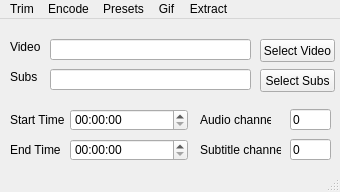
<?xml version="1.0" encoding="UTF-8"?>
<ui version="4.0">
 <class>MainWindow</class>
 <widget class="QMainWindow" name="MainWindow">
  <property name="geometry">
   <rect>
    <x>0</x>
    <y>0</y>
    <width>340</width>
    <height>192</height>
   </rect>
  </property>
  <property name="windowTitle">
   <string>MainWindow</string>
  </property>
  <widget class="QWidget" name="centralwidget">
   <widget class="QTimeEdit" name="start_time">
    <property name="geometry">
     <rect>
      <x>70</x>
      <y>90</y>
      <width>118</width>
      <height>22</height>
     </rect>
    </property>
    <property name="dateTime">
     <datetime>
      <hour>0</hour>
      <minute>0</minute>
      <second>0</second>
      <year>2000</year>
      <month>1</month>
      <day>1</day>
     </datetime>
    </property>
    <property name="displayFormat">
     <string>HH:mm:ss</string>
    </property>
    <property name="calendarPopup">
     <bool>false</bool>
    </property>
   </widget>
   <widget class="QLabel" name="lbl_start_time">
    <property name="geometry">
     <rect>
      <x>10</x>
      <y>90</y>
      <width>81</width>
      <height>21</height>
     </rect>
    </property>
    <property name="text">
     <string>Start Time</string>
    </property>
   </widget>
   <widget class="QLabel" name="lbl_end_time">
    <property name="geometry">
     <rect>
      <x>10</x>
      <y>120</y>
      <width>81</width>
      <height>21</height>
     </rect>
    </property>
    <property name="text">
     <string>End Time</string>
    </property>
   </widget>
   <widget class="QPushButton" name="btn_video_select">
    <property name="geometry">
     <rect>
      <x>260</x>
      <y>20</y>
      <width>75</width>
      <height>23</height>
     </rect>
    </property>
    <property name="text">
     <string>Select Video</string>
    </property>
   </widget>
   <widget class="QLineEdit" name="txt_video_location">
    <property name="geometry">
     <rect>
      <x>50</x>
      <y>20</y>
      <width>201</width>
      <height>21</height>
     </rect>
    </property>
   </widget>
   <widget class="QTimeEdit" name="end_time">
    <property name="geometry">
     <rect>
      <x>70</x>
      <y>120</y>
      <width>118</width>
      <height>22</height>
     </rect>
    </property>
    <property name="displayFormat">
     <string>HH:mm:ss</string>
    </property>
   </widget>
   <widget class="QLineEdit" name="txt_subs_location">
    <property name="geometry">
     <rect>
      <x>50</x>
      <y>50</y>
      <width>201</width>
      <height>21</height>
     </rect>
    </property>
   </widget>
   <widget class="QPushButton" name="btn_subs_select">
    <property name="geometry">
     <rect>
      <x>260</x>
      <y>50</y>
      <width>75</width>
      <height>23</height>
     </rect>
    </property>
    <property name="text">
     <string>Select Subs</string>
    </property>
   </widget>
   <widget class="QLabel" name="label">
    <property name="geometry">
     <rect>
      <x>10</x>
      <y>20</y>
      <width>31</width>
      <height>16</height>
     </rect>
    </property>
    <property name="text">
     <string>Video</string>
    </property>
   </widget>
   <widget class="QLabel" name="label_4">
    <property name="geometry">
     <rect>
      <x>10</x>
      <y>50</y>
      <width>31</width>
      <height>16</height>
     </rect>
    </property>
    <property name="text">
     <string>Subs</string>
    </property>
   </widget>
   <widget class="QLabel" name="lbl_end_time_2">
    <property name="geometry">
     <rect>
      <x>200</x>
      <y>120</y>
      <width>81</width>
      <height>21</height>
     </rect>
    </property>
    <property name="text">
     <string>Subtitle channel</string>
    </property>
   </widget>
   <widget class="QLabel" name="lbl_start_time_2">
    <property name="geometry">
     <rect>
      <x>200</x>
      <y>90</y>
      <width>71</width>
      <height>21</height>
     </rect>
    </property>
    <property name="text">
     <string>Audio channel</string>
    </property>
   </widget>
   <widget class="QLineEdit" name="txt_audio_channel">
    <property name="geometry">
     <rect>
      <x>290</x>
      <y>90</y>
      <width>41</width>
      <height>21</height>
     </rect>
    </property>
    <property name="text">
     <string>0</string>
    </property>
   </widget>
   <widget class="QLineEdit" name="txt_subs_channel">
    <property name="geometry">
     <rect>
      <x>290</x>
      <y>120</y>
      <width>41</width>
      <height>21</height>
     </rect>
    </property>
    <property name="text">
     <string>0</string>
    </property>
   </widget>
  </widget>
  <widget class="QMenuBar" name="menubar">
   <property name="geometry">
    <rect>
     <x>0</x>
     <y>0</y>
     <width>340</width>
     <height>21</height>
    </rect>
   </property>
   <widget class="QMenu" name="menuActions">
    <property name="title">
     <string>Trim</string>
    </property>
    <addaction name="action_trim"/>
    <addaction name="action_trim_duration"/>
    <addaction name="action_trim_internal_subs"/>
    <addaction name="action_trim_external_subs"/>
   </widget>
   <widget class="QMenu" name="menuEncode">
    <property name="title">
     <string>Encode</string>
    </property>
    <addaction name="action_encode_web_mp4"/>
    <addaction name="action_encode_folder"/>
    <addaction name="action_internal_hard_subs"/>
    <addaction name="action_external_hard_subs"/>
   </widget>
   <widget class="QMenu" name="menuPresets">
    <property name="title">
     <string>Presets</string>
    </property>
    <addaction name="action_presets_internal_subs"/>
    <addaction name="action_presets_external_subs"/>
    <addaction name="action_presets_loop"/>
   </widget>
   <widget class="QMenu" name="menuGif">
    <property name="title">
     <string>Gif</string>
    </property>
    <addaction name="action_to_gif"/>
   </widget>
   <widget class="QMenu" name="menuExtract">
    <property name="title">
     <string>Extract</string>
    </property>
    <addaction name="action_extract_subs"/>
   </widget>
   <addaction name="menuActions"/>
   <addaction name="menuEncode"/>
   <addaction name="menuPresets"/>
   <addaction name="menuGif"/>
   <addaction name="menuExtract"/>
  </widget>
  <widget class="QStatusBar" name="statusbar"/>
  <action name="action_trim_external_subs">
   <property name="text">
    <string>External Subs</string>
   </property>
  </action>
  <action name="action_trim_internal_subs">
   <property name="text">
    <string>Internal Subs</string>
   </property>
  </action>
  <action name="action_encode_web_mp4">
   <property name="text">
    <string>Web MP4</string>
   </property>
  </action>
  <action name="action_trim_duration">
   <property name="text">
    <string>Duration</string>
   </property>
  </action>
  <action name="action_presets_external_subs">
   <property name="text">
    <string>external subs</string>
   </property>
  </action>
  <action name="action_presets_internal_subs">
   <property name="text">
    <string>internal subs</string>
   </property>
  </action>
  <action name="action_trim">
   <property name="text">
    <string>Basic</string>
   </property>
  </action>
  <action name="action_to_gif">
   <property name="text">
    <string>To gif</string>
   </property>
  </action>
  <action name="action_encode_folder">
   <property name="text">
    <string>Folder</string>
   </property>
  </action>
  <action name="action_extract_subs">
   <property name="text">
    <string>Subs</string>
   </property>
  </action>
  <action name="action_internal_hard_subs">
   <property name="text">
    <string>Internal Hard Subs</string>
   </property>
  </action>
  <action name="action_external_hard_subs">
   <property name="text">
    <string>External hard Subs</string>
   </property>
  </action>
  <action name="action_presets_loop">
   <property name="text">
    <string>loop</string>
   </property>
  </action>
 </widget>
 <resources/>
 <connections/>
</ui>
